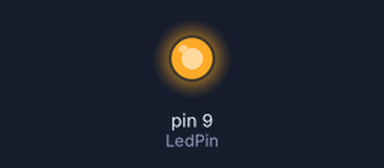
The sketch below on a simulated Arduino Uno, built with avr-gcc and run on an emulated ATmega328P. Parts: output pins drawn as LEDs (lit = HIGH).

Above: at 0.1 s.
Timing chart, 0 to 1.6 s (numbered marks = the images above):
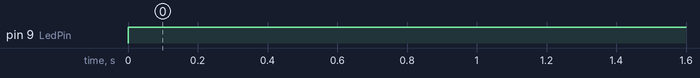

The sketch:

LED_SERIES.ino
```cpp
int LedPin= 9;

void setup() {
  // put your setup code here, to run once:
  pinMode(LedPin, OUTPUT);
}

void loop() {
  // put your main code here, to run repeatedly:
    digitalWrite(LedPin, HIGH);

}
```

Measured:
- by itself, pin 9 (LedPin): LOW → HIGH at 0.00 s
